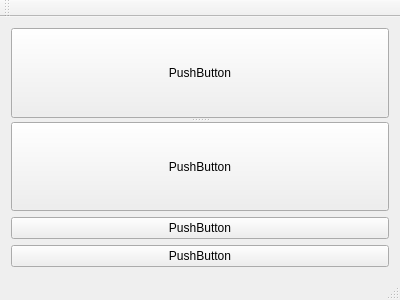
<?xml version="1.0" encoding="UTF-8"?>
<ui version="4.0">
 <class>MainWindow</class>
 <widget class="QMainWindow" name="MainWindow">
  <property name="geometry">
   <rect>
    <x>0</x>
    <y>0</y>
    <width>400</width>
    <height>300</height>
   </rect>
  </property>
  <property name="windowTitle">
   <string>MainWindow</string>
  </property>
  <widget class="QWidget" name="centralWidget">
   <layout class="QGridLayout" name="gridLayout">
    <item row="1" column="0">
     <widget class="QPushButton" name="pushButton_3">
      <property name="text">
       <string>PushButton</string>
      </property>
     </widget>
    </item>
    <item row="0" column="0">
     <widget class="QSplitter" name="splitter">
      <property name="orientation">
       <enum>Qt::Vertical</enum>
      </property>
      <widget class="QPushButton" name="pushButton">
       <property name="mouseTracking">
        <bool>true</bool>
       </property>
       <property name="text">
        <string>PushButton</string>
       </property>
      </widget>
      <widget class="QPushButton" name="pushButton_2">
       <property name="text">
        <string>PushButton</string>
       </property>
      </widget>
     </widget>
    </item>
    <item row="2" column="0">
     <widget class="QPushButton" name="pushButton_4">
      <property name="text">
       <string>PushButton</string>
      </property>
     </widget>
    </item>
   </layout>
  </widget>
  <widget class="QMenuBar" name="menuBar">
   <property name="geometry">
    <rect>
     <x>0</x>
     <y>0</y>
     <width>400</width>
     <height>21</height>
    </rect>
   </property>
  </widget>
  <widget class="QToolBar" name="mainToolBar">
   <attribute name="toolBarArea">
    <enum>TopToolBarArea</enum>
   </attribute>
   <attribute name="toolBarBreak">
    <bool>false</bool>
   </attribute>
  </widget>
  <widget class="QStatusBar" name="statusBar"/>
 </widget>
 <layoutdefault spacing="6" margin="11"/>
 <resources/>
 <connections/>
</ui>
